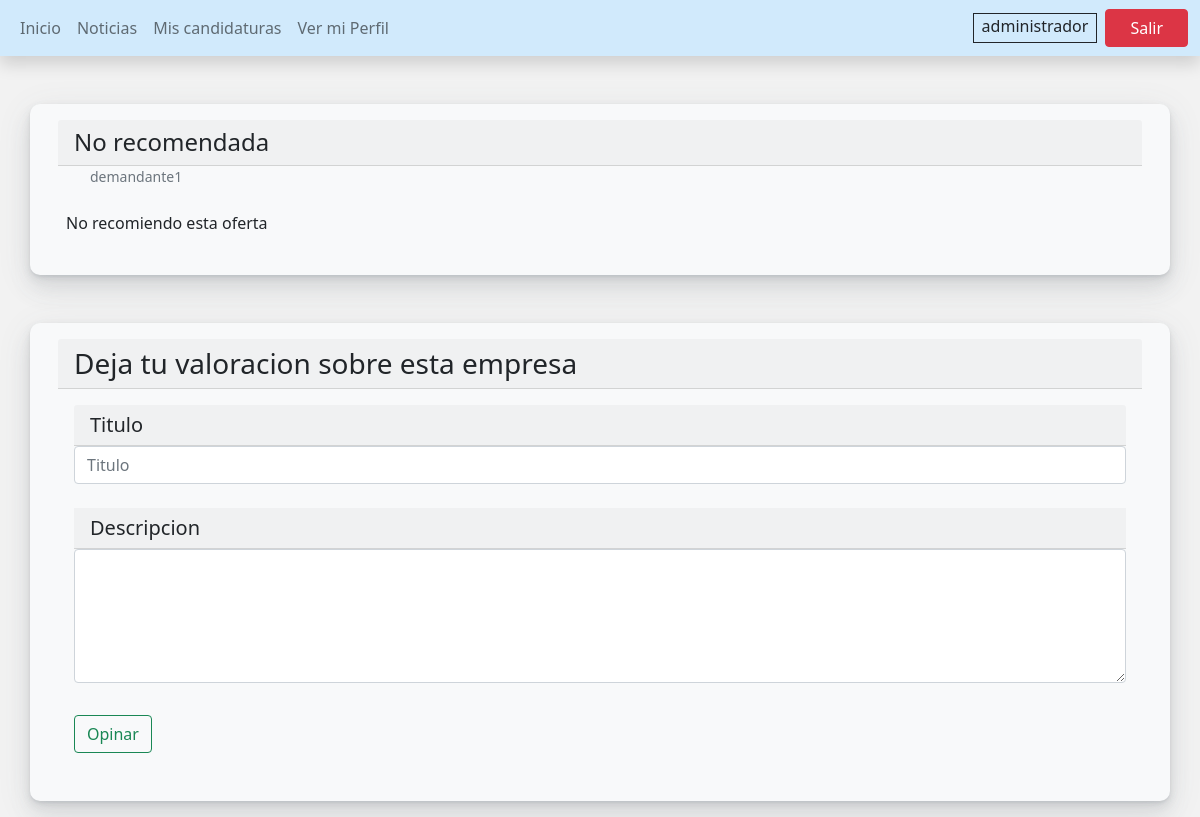
Page /opiniones_empresa_users.php?id_empresa1=emp_1 (signed in) on the committed database.
### tables this page shows
CREATE TABLE `valoraciones` (
  `id_valoracion` int(10) NOT NULL,
  `id_demandante` varchar(10) NOT NULL,
  `id_empresa` varchar(10) NOT NULL,
  `titulo_valoracion` varchar(30) NOT NULL,
  `texto_valoracion` varchar(500) NOT NULL
);

CREATE TABLE `usuarios` (
  `id_usuario` int(10) NOT NULL,
  `rol` varchar(15) NOT NULL,
  `nombre_usuario` varchar(25) NOT NULL,
  `email` varchar(20) NOT NULL,
  `password` varchar(15) NOT NULL
);

### opiniones_empresa_users.php (the view, shortened to what this page needs)
<?php
include 'funciones_conexion.php';
$conn = conexion();
$id_emp = $_GET['id_empresa1'];
$sql = "SELECT * FROM valoraciones Val INNER JOIN  demandante De ON Val.id_demandante = De.id_demandante
INNER JOIN  usuarios Ur ON De.id_usuario = Ur.id_usuario
  WHERE Val.id_empresa ='$id_emp'";
if($rs = $conn->query($sql)){
  if($rs->num_rows<0){
  die("Error en sacar los datos de la DB");
}
}
?>
<html lang="es">
  <head>
    <link href="css/bootstrap.min.css" rel="stylesheet" >
    <link href="css/bootstrap.css" rel="stylesheet" >
    <link href="fontawesome/css/all.min.css" rel="stylesheet" />
  </head>
  <body style="background-color: #f2f2f2;">
    <nav class="navbar navbar-expand-lg navbar-light shadow" style="background-color: #D1EAFC;">
      <div class="container-fluid">
    <div class="collapse navbar-collapse" id="navbarNav">
          <ul class="navbar-nav">
            <li class="nav-item">
              <a class="nav-link " aria-current="page" href="vista_usuario.php">Inicio</a>
            </li>
            <li class="nav-item">
              <a class="nav-link" href="#">Noticias</a>
            </li>
            <li class="nav-item">
              <a class="nav-link " href="mis_candidaturas.php">Mis candidaturas</a>
            </li>
            <li class="nav-item">
              <a class="nav-link" href="ver_perfil_usuario.html">Ver mi Perfil</a>
            </li>
          </ul>
        </div>
          <ul class="navbar-nav ">
            <p class="px-2 m-1 mx-2 border border-dark"><?=$_SESSION['nombre'] ;?></p>
            <li class="nav-item">
              <a href="logout.php" class="btn btn-danger px-4">Salir</a>
            </li>
          </ul>
        </div>
    </nav>
    <div class="col-md-12 center justify-content-center">
  <?php   $datos = $rs->fetch_assoc();
         while($datos) { ?>
  <div class="card mb-3 container-md bg-light   mt-5 border-light" >
  <div class="card-body">
    <h4 class="card-header"><?=$datos['titulo_valoracion'];?></h4>
    <ul>   <li class=" list-inline-item card-text"><small class="text-muted align-bottom"><?=$datos['nombre_usuario'];?></small></li><br>
  </ul>
    <div class="d-flex ">
    <p class="card-text m-2"><?=$datos['texto_valoracion']; ?></p>     </div>
  </div>
  </div>
  <?php  $datos = $rs->fetch_assoc();
  }  $rs->free();
  ?>
  </div>
  <div class="col-md-12 center justify-content-center ">
    <div class="card mb-3 container-md bg-light   mt-5 border-light" >
    <div class="card-body">
      <h3 class="card-header">Deja tu valoracion sobre esta empresa</h3>
      <div class="form-group">
        <form class="card-body form-group"  method="post">
  <h5 class="card-header">Titulo</h5>
  <input class="form-control" placeholder="Titulo" type="text" name="titulo" required> <br>
  <h5 class="card-header">Descripcion</h5>
  <textarea class="form-control" rows="5" type="text" name="texto" id="comment"></textarea>
  <input style="margin-top: 3%;" type="submit" class="btn btn-outline-success" value="Opinar" name="btn_opinar">
</form>
</div>
    </div>
    </div>
  </body>
</html>

### rows in the picture
valoraciones: titulo_valoracion "No recomendada", usuarios.nombre_usuario "demandante1", texto_valoracion "No recomiendo esta oferta"

### other values in the picture
$_SESSION['nombre'] "administrador"
